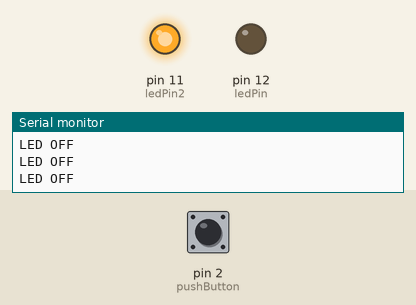
Simulated run of this sketch. Board: Arduino Uno, built with avr-gcc and run on an emulated ATmega328P. On the bench: output pins drawn as LEDs (lit = HIGH), the last lines printed to the serial monitor. Inputs (shaded band) come from the test bench; at power-on: pin 2 (pushButton) LOW.

Above: at 1.2 s.
1.3 s: pin 2 (pushButton) pulled HIGH for 0.15 s
At 1.37 s:
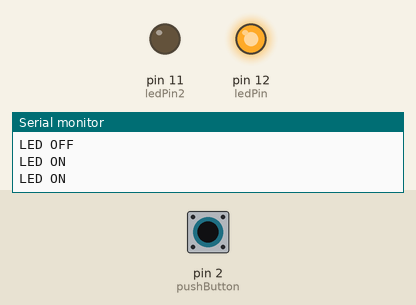
2.9 s: pin 2 (pushButton) pulled HIGH for 3.2 s
At 6.6 s:
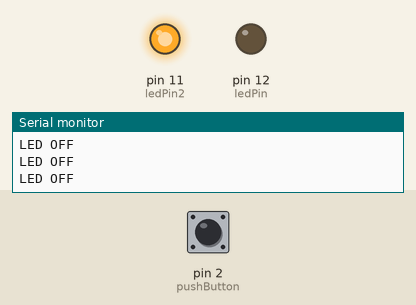
Timing chart, 0 to 8.1 s (numbered marks = the images above; inputs shaded):
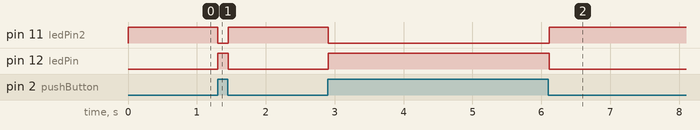

The sketch:

PullUp_Serial2.ino
```cpp
int pushButton = 2;
int ledPin = 12;
int ledPin2 = 11;

void setup() {
  Serial.begin(9600);
  pinMode(pushButton, INPUT);
  pinMode(ledPin, OUTPUT);
  pinMode(ledPin2, OUTPUT);
}

void loop() {
  int buttonState = digitalRead(pushButton);
  if (buttonState == HIGH){
    Serial.println("LED ON");
    digitalWrite(ledPin, HIGH);
    digitalWrite(ledPin2, LOW);
  } else {
    Serial.println("LED OFF");
    digitalWrite(ledPin, LOW);
    digitalWrite(ledPin2, HIGH);
  }
  delay(50);
}
```

Measured:
- after the input at 1.3 s, pin 11 (ledPin2): HIGH → LOW at once, → HIGH 0.15 s later; pin 12 (ledPin): LOW → HIGH at once, → LOW 0.15 s later
- after the input at 2.9 s, pin 11 (ledPin2): HIGH → LOW at once, → HIGH 3.2 s later; pin 12 (ledPin): LOW → HIGH at once, → LOW 3.2 s later
